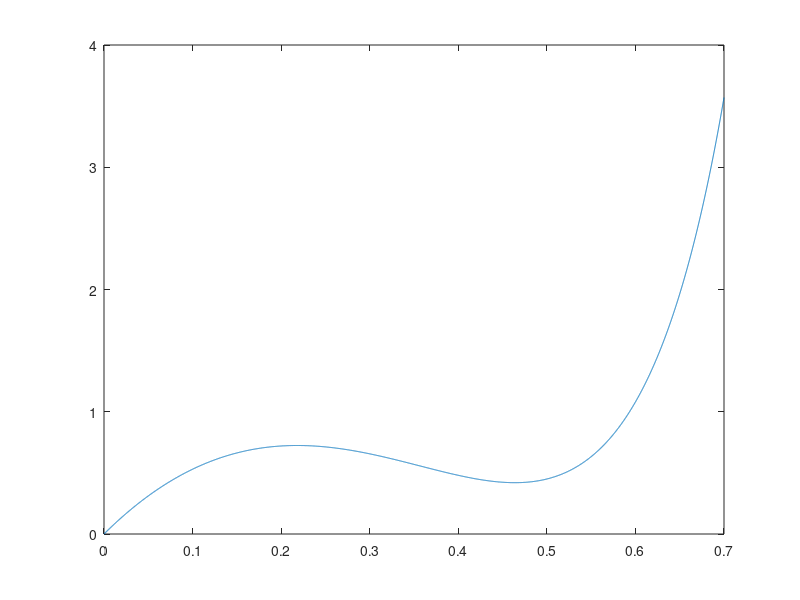

This chart was generated by the following MATLAB code: (Note: this script raises an error after producing the figure.)
%% General Physics Model
% Water van der waals constants - JL Notation
a = 1708.95;
b = 590.357;
R = 8.314 / (1.8e-2);

% Normailized form
a = 27;
b = 1;
R = 1;

%% Thermal Control Bar
theta_critical = 8 * a * b / (27 * R);
theta = 0.9 * theta_critical;

%% Fit Curve
rho = 0:0.0001:(0.7 * b);
p = ((R * b * rho * theta) ./ (b - rho)) - (a * (rho .* rho));
p = p ./ (a * b * b / 27);
plot(rho ./ b, p);

%% Find density for vapor and liquid.
search_range = 0.5:0.001:0.65;
area_delta = [];
last_delta = 100;
search_end = false;
for y = search_range
    root_aux = p - y;
    vapor_dens = find_next_root(root_aux, 0, length(root_aux));
    middle_dens = find_next_root(root_aux, vapor_dens, length(root_aux));
    liquid_dens = find_next_root(root_aux, middle_dens, length(root_aux));
    if (~search_end)
        fprintf('Searching %f, Vid = %d, Mid = %d, Lid = %d, Total = %d\n', y, ...
            vapor_dens, middle_dens, liquid_dens, length(root_aux));
    end

    upper_area = trapz(rho(vapor_dens:middle_dens), root_aux(vapor_dens:middle_dens));
    lower_area = - trapz(rho(middle_dens:liquid_dens), root_aux(middle_dens:liquid_dens));
    this_delta = upper_area - lower_area;
    if (this_delta * last_delta <= 0)
        fprintf('Search End: y = %f, Vapor dens = %f, Liquid dens = %f\n', ...
            y, rho(vapor_dens), rho(liquid_dens));
        search_end = true;
    end
    last_delta = this_delta;
    area_delta = [area_delta; upper_area - lower_area];
end
figure;
plot(search_range, area_delta);

theta
